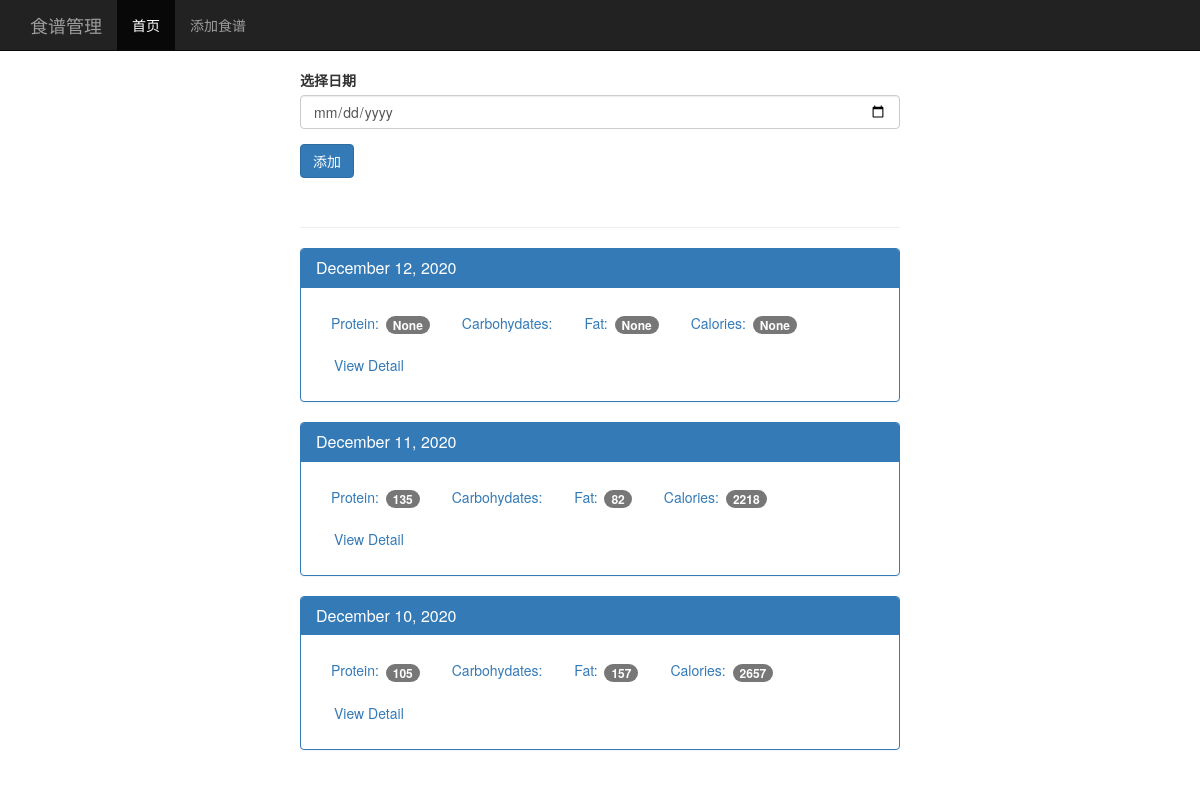
The page / on the database its author committed.
### tables this page shows
CREATE TABLE log_date (
    id integer primary key autoincrement,
    entry_date date not null
);

### app.py (the view)
@app.route('/', methods=['POST','GET'])
def index():
    db = get_db()
    if request.method == 'POST':
        date = request.form['date'] #assuming the date is in YYYY-MM-DD format
        dt = datetime.strptime(date, '%Y-%m-%d')
        database_date = datetime.strftime(dt, '%Y%m%d')
        db.execute('insert into log_date (entry_date) values (?)', [database_date])
        db.commit()
    cur = db.execute('''select log_date.entry_date,
                        sum(food.protein) as protein,
                        sum(food.carbohydrates) as carbohydrates,
                        sum(food.fat) as fat,
                        sum(food.calories) as calories
                        from log_date
                        left join food_date on food_date.log_date_id = log_date.id
                        left join food on food.id = food_date.food_id
                        group by log_date.id
                        order by log_date.entry_date desc
                        ''')
    results = cur.fetchall()
    date_results = []
    for i in results:
        single_date = {}
        single_date['entry_date'] = i['entry_date']
        single_date['protein'] = i['protein']
        single_date['carbohydrates'] = i['carbohydrates']
        single_date['fat'] = i['fat']
        single_date['calories'] = i['calories']
        d = datetime.strptime(str(i['entry_date']),'%Y%m%d')
        single_date['pretty_date'] = datetime.strftime(d,'%B %d, %Y')
        date_results.append(single_date)
    return render_template('home.html', results = date_results)

### db.py (called while the page is built)
def connect_db():
    sql = sqlite3.connect('d:/pythondev/foodtrackerapp/food_log.db')
    sql.row_factory = sqlite3.Row
    return sql

def get_db():
    if not hasattr(g, 'sqlite_db'):
        g.sqlite_db = connect_db()
    return g.sqlite_db

### templates/home.html (shortened to what this page needs)
{% extends "base.html" %}
{% block body %}
    <nav class="navbar navbar-inverse navbar-fixed-top">
      <div class="container">
        <div class="navbar-header">
          <a class="navbar-brand" href="#">食谱管理</a>
        </div>
        <div id="navbar" class="navbar-collapse collapse">
          <ul class="nav navbar-nav">
            <li class="active"><a href="{{url_for('index')}}">首页</a></li>
            <li><a href="{{ url_for('food')}}">添加食谱</a></li>
          </ul>
        </div>
      </div>
    </nav>
    <div class="container theme-showcase col-sm-6 col-sm-offset-3" role="main">
      <div class="row">
        <div>
          <form method="POST" action="/">
            <div class="form-group">
              <label for="new-day">选择日期</label>
              <input type="date" class="form-control" name="date" id="new-day">
            </div>
            <button type="submit" class="btn btn-primary">添加</button>
          </form>
          <div class="page-header"></div>
          {% for r in results %}
          <div class="panel panel-primary">
            <div class="panel-heading">
              <h3 class="panel-title">{{ r.pretty_date }}</h3>
            </div>
            <div class="panel-body">
              <ul class="nav nav-pills" role="tablist">
                <li><a>Protein: <span class="badge">{{r.protein}}</span></a></li>
                <li><a>Carbohydates: </a></li>
                <li><a>Fat: <span class="badge">{{r.fat}}</span></a></li>
                <li><a>Calories: <span class="badge">{{r.calories}}</span></a></li>
                <li><a href="{{ url_for('view',date=r.entry_date)}}" type="button" class="btn btn-link">View Detail</a></li>
              </ul>
            </div>
          </div>
          {% endfor %}
        </div>
      </div>
    </div>
{% endblock %}

### static/theme.css (style rules this page uses)
body { padding-top: 70px; padding-bottom: 30px; }

### rows shown on the page
log_date: pretty_date "December 12, 2020", protein "None", fat "None", calories "None"
log_date: pretty_date "December 11, 2020", protein "135", fat "82", calories "2218"
log_date: pretty_date "December 10, 2020", protein "105", fat "157", calories "2657"
